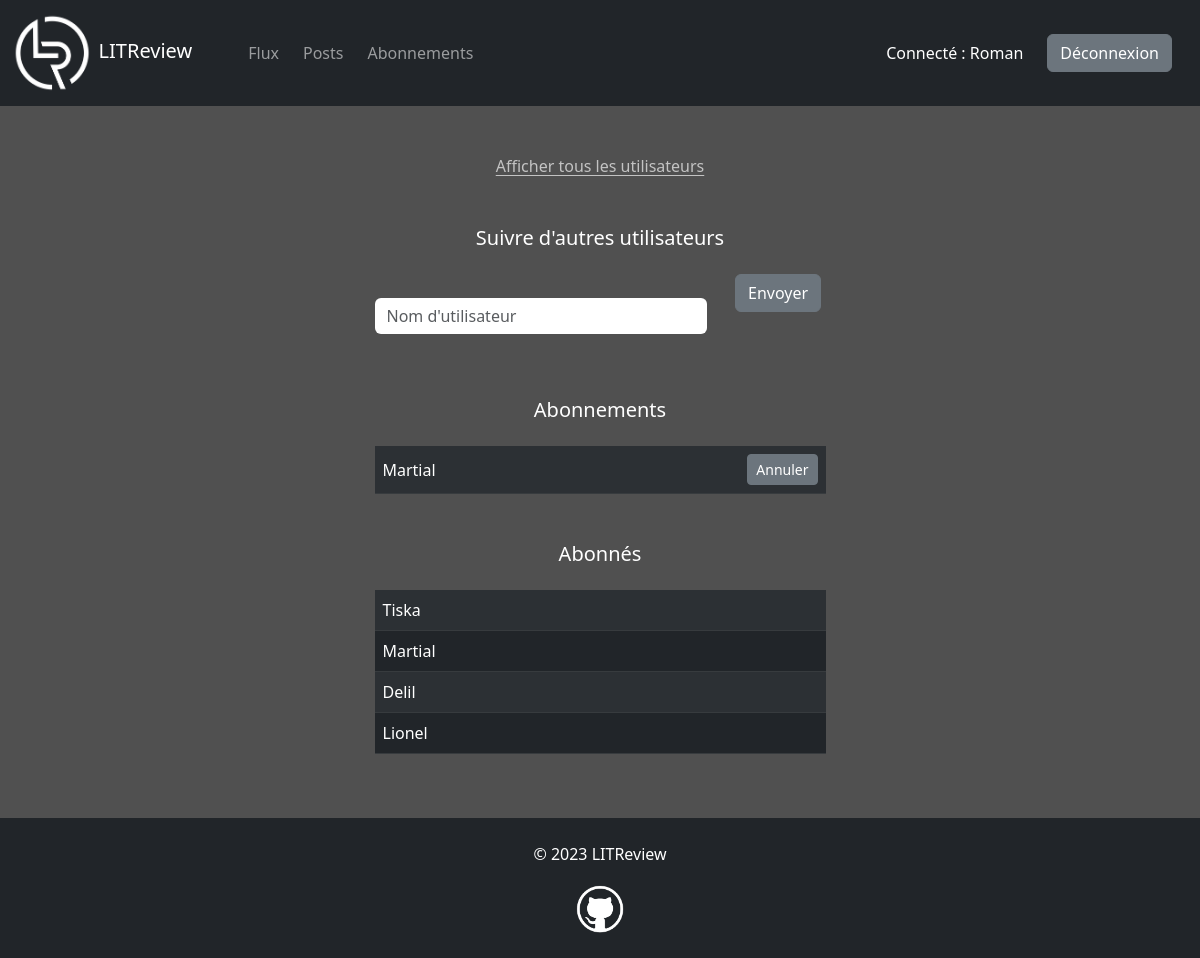
Before: /abonnements/ (signed in) with the older database file.
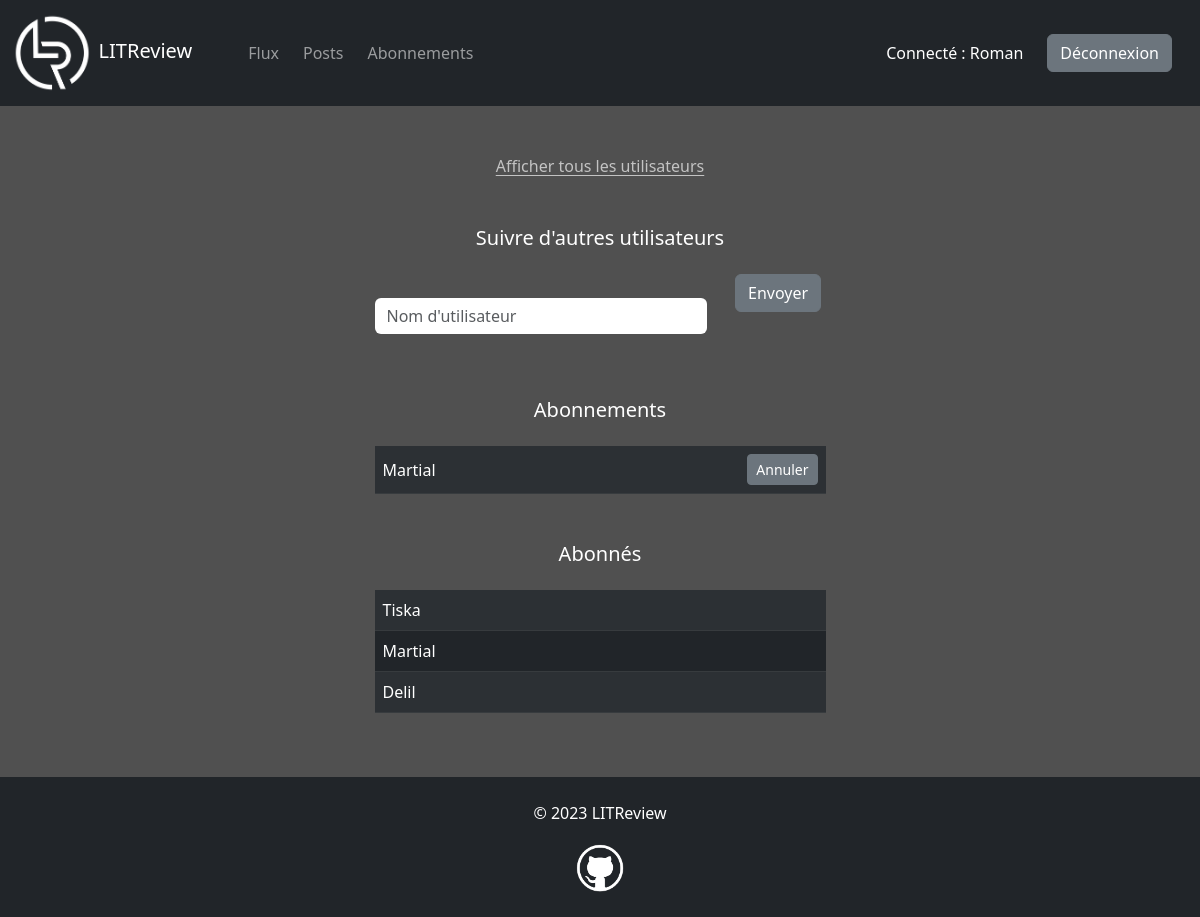
After: the same page with the newer database file.
### reviews/models.py (models this page shows, shortened)
class Subscription(models.Model):
    user = models.ForeignKey(to=settings.AUTH_USER_MODEL, on_delete=models.CASCADE, related_name="following")
    followed_user = models.ForeignKey(to=settings.AUTH_USER_MODEL, on_delete=models.CASCADE, related_name="followed_by")
    class Meta:
        unique_together = ["user", "followed_user"]

### accounts/models.py (models this page shows)
class User(AbstractUser):
    pass

### reviews/views.py (the view, shortened to what this page needs)
# urls.py: path("abonnements/", views.subscriptions, name="subscriptions"),
@login_required
def subscriptions(request):
    form = SubscriptionForm()
    users = User.objects.all().order_by("username")
    context = {"form": form, "users": users, "error_message": None}
    return render(request, "reviews/subscriptions.html", context)

### reviews/forms.py
class SubscriptionForm(forms.Form):
    username = forms.CharField(label="", widget=forms.TextInput(attrs={"placeholder": "Nom d'utilisateur"}))

### reviews/templates/reviews/subscriptions.html (shortened to what this page needs)
{% extends "base.html" %}
{% load bootstrap5 %}
{% block content %}
<p class="text-center mb-5">
    <a href="#" data-bs-toggle="modal" data-bs-target="#user-list-modal">Afficher tous les utilisateurs</a>
</p>
<div class="row justify-content-center">
    <div class="col-sm-9 col-md-7 col-lg-6 col-xl-5 col-xxl-4">
        <h5 class="text-center text-white mb-4">Suivre d'autres utilisateurs</h5>
        <form method="POST">
            <div class="row">
                <div class="col-sm-9">
                    {% bootstrap_form form bound_css_class="" %}
                </div>
                <div class="col-sm-3 text-center">
                    <button class="btn btn-secondary" type="submit">Envoyer</button>
                </div>
            </div>
        </form>
        <h5 class="text-center text-white mt-5 mb-4">Abonnements</h5>
        <table class="table table-dark table-striped">
            <tbody>
                {% for subscription in user.following.all %}
                <tr class="align-middle">
                    <td>{{ subscription.followed_user.username }}</td>
                    <td class="text-end">
                        <a class="btn btn-sm btn-secondary" href="{% url 'unsubscribe' subscription.followed_user.id %}">Annuler</a>
                    </td>
                </tr>
                {% empty %}
                <p class="text-center"><small>Vous n'êtes abonné à aucun utilisateur.</small></p>
                {% endfor %}
            </tbody>
        </table>
        <h5 class="text-center text-white mt-5 mb-4">Abonnés</h5>
        <table class="table table-dark table-striped">
            <tbody>
                {% for subscription in user.followed_by.all %}
                <tr>
                    <td>{{ subscription.user.username }}</td>
                </tr>
                {% empty %}
                <p class="text-center"><small>Vous n'avez aucun abonné.</small></p>
                {% endfor %}
            </tbody>
        </table>
    </div>
</div>
{% endblock content %}

Changed rows visible on the page:
removed Subscription: user.username "Lionel", shown under "Abonnés"
